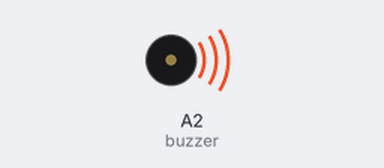
A sketch run on a simulated Arduino Nano, built with avr-gcc and run on an emulated ATmega328P. Shown: buzzer (waves = sounding, pin HIGH). The local clock reads 2024-03-15 10:24:30 at power-on unless the sketch sets it; what the sketch prints to the serial monitor is not drawn.

Above: at 0.1 s.
Timing chart, 0 to 8.5 s (numbered marks = the images above):
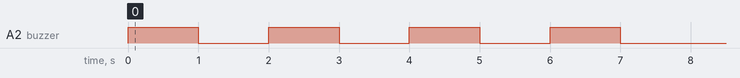

The sketch:

pills-3.ino
```cpp
// Arduino Nano version only

#include <Wire.h>
#include "RTClib.h"
RTC_DS1307 RTC;

constexpr auto buzzer = A2;

enum at_state {WAITING, ACTIVATED, DONE };

class At {
  public:
  int m_hour;
  at_state state = WAITING;
  void updateAt(int hr) {
    //Serial.println("update info:");
    //Serial.println(hr, DEC);
    //Serial.println(m_hour, DEC);

    if(hr < m_hour) {
      //Serial.println("entering waiting state");
      state = WAITING;
    } else if(state == WAITING) {
      state = ACTIVATED;
    } else if(state == ACTIVATED) {
      //Serial.println("Called change state to done");
      state = DONE;
    }
    //if(state == ACTIVATED) state = DONE;
    //if(state == WAITING) state = ACTIVATED;
  }

};

static At ats[4];
void setup () {

  Serial.begin(9600);
  Serial.println("setup started");
  pinMode(buzzer, OUTPUT);
  Wire.begin();
  RTC.begin();

  ats[0].m_hour = 9;
  ats[1].m_hour = 12;
  ats[2].m_hour = 17;
  ats[3].m_hour = 21;
}

void beepn(int n)
{
  for(int i=0; i<n; i++) {
    digitalWrite(buzzer, HIGH);
    delay(1000);
    digitalWrite(buzzer, LOW);
    delay(1000);
  }
}

void beep() {
  //Serial.println("beeping");
  //Serial.println(ACTIVATED);
  beepn(4); // initial reminder
  for(int i = 0; i<60; ++i) delay(1000); // leave it a minute
  beepn(2); // remind again
  //Serial.println("... finished beeping");
}

void checkAlarm() {
  DateTime now = RTC.now();
  bool alarm = false;
  for(auto& at:ats) {
    at.updateAt(now.hour());
    if(at.state == ACTIVATED) alarm = true;
    //Serial.print(at.state);
  }
  //Serial.println("");
  if(alarm) beep();
}

void  prin_info() {
    DateTime now = RTC.now();
    Serial.print(now.year(), DEC);
    Serial.print('/');
    Serial.print(now.month(), DEC);
    Serial.print('/');
    Serial.print(now.day(), DEC);
    Serial.print(' ');
    Serial.print(now.hour(), DEC);
    Serial.print(':');
    Serial.print(now.minute(), DEC);
    Serial.print(':');
    Serial.print(now.second(), DEC);
    Serial.println();
    Serial.flush();
}
/*
void blinky() {
  constexpr auto device = led;
  //constexpr auto device = buzzer;
  digitalWrite(device, HIGH);
  delay(5);
  digitalWrite(device, LOW);
}
*/
void loop () {
  checkAlarm();
  //blinky();
  prin_info();
  delay(10000);
}
```

Measured:
- by itself, A2 (buzzer): alternates HIGH for 1.0 s and LOW for 1.0 s, 8 changes in all, then stays LOW
